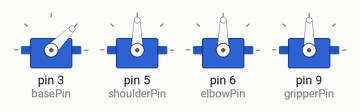
A sketch run on a simulated Arduino Uno, built with avr-gcc and run on an emulated ATmega328P. On the bench: 4 × servo.

Above: at 0.05 s.
At 1.5 s:
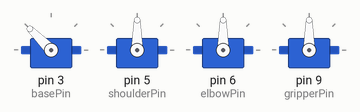
At 3.0 s:
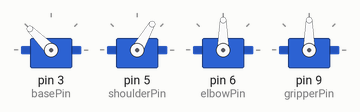
At 4.5 s:
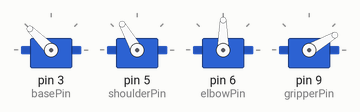
At 6.0 s:
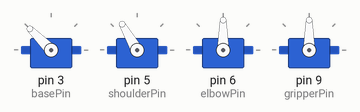
Timing chart, 0 to 7.8 s (numbered marks = the images above):
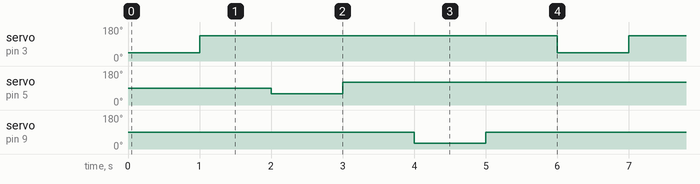

The sketch:

robotic_arm.ino.ino
```cpp
#include <Servo.h>

// Define servo objects
Servo baseServo, shoulderServo, elbowServo, gripperServo;

// Define servo pins
int basePin = 3;      // Base rotation
int shoulderPin = 5;  // Shoulder movement
int elbowPin = 6;     // Elbow movement
int gripperPin = 9;   // Gripper control

void setup() {
    // Attach servos to corresponding pins
    baseServo.attach(basePin);
    shoulderServo.attach(shoulderPin);
    elbowServo.attach(elbowPin);
    gripperServo.attach(gripperPin);

    // Set initial positions
    baseServo.write(90);
    shoulderServo.write(90);
    elbowServo.write(90);
    gripperServo.write(90);

    Serial.begin(9600);
}

void loop() {
    // Example movement: Rotate base left and right
    baseServo.write(45);  // Rotate left
    delay(1000);
    baseServo.write(135); // Rotate right
    delay(1000);

    // Example movement: Move shoulder up and down
    shoulderServo.write(60); // Up
    delay(1000);
    shoulderServo.write(120); // Down
    delay(1000);

    // Example movement: Open and close gripper
    gripperServo.write(30);  // Open
    delay(1000);
    gripperServo.write(90);  // Close
    delay(1000);
}
```

Measured:
- by itself, servo on pin 3 (basePin): alternates 135° for 5.0 s and 45° for 1.0 s
- by itself, servo on pin 5 (shoulderPin): alternates 120° for 5.0 s and 60° for 1.0 s
- by itself, servo on pin 9 (gripperPin): alternates 90° for 5.0 s and 30° for 1.0 s
